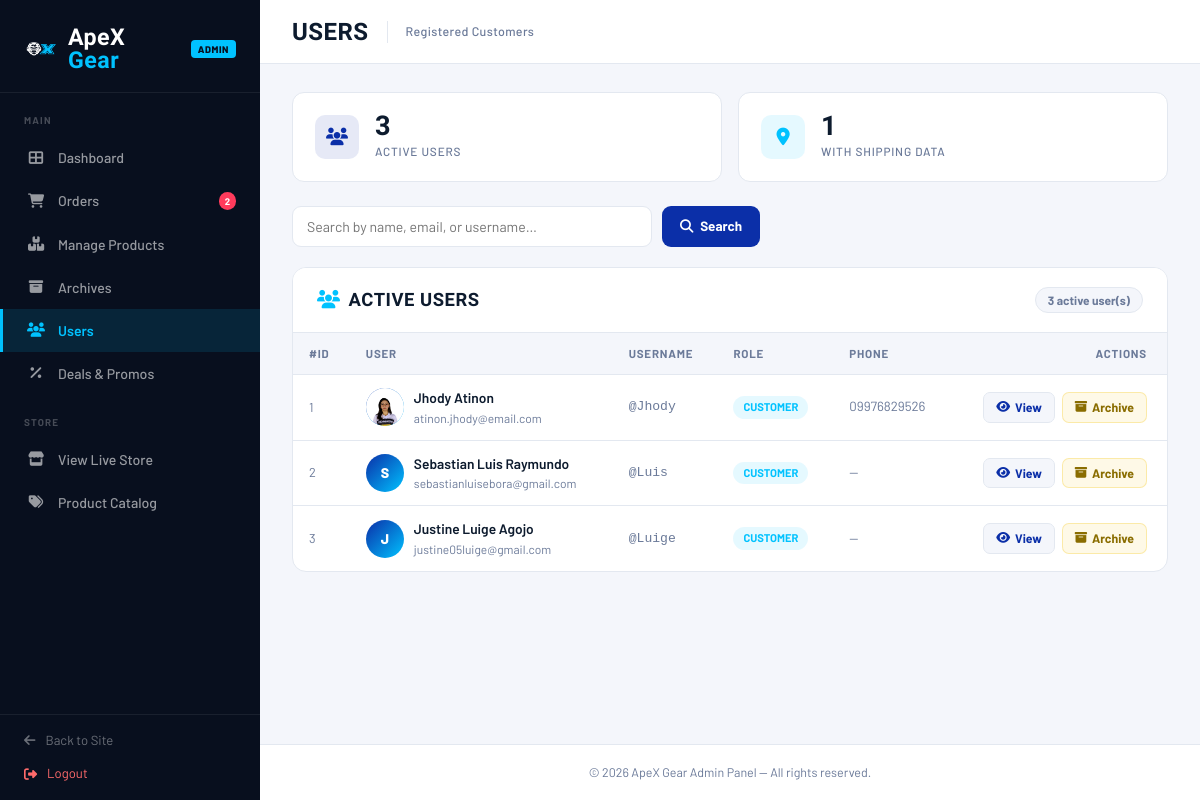
/admin/manage_users.php (signed in), run on the app's committed database.
### tables this page shows
CREATE TABLE `users_profiles_tbl` (
  `profile_id` int(11) NOT NULL,
  `user_id` int(11) NOT NULL,
  `bio` text DEFAULT NULL,
  `street_address` varchar(255) DEFAULT NULL,
  `city` varchar(100) DEFAULT NULL,
  `zip_code` varchar(20) DEFAULT NULL,
  `phone_number` varchar(20) DEFAULT NULL,
  `image_path` varchar(255) DEFAULT NULL
);

CREATE TABLE `users_tbl` (
  `user_id` int(11) NOT NULL,
  `first_name` varchar(50) NOT NULL,
  `last_name` varchar(50) NOT NULL,
  `m_name` varchar(50) DEFAULT NULL,
  `gender` varchar(20) DEFAULT NULL,
  `username` varchar(50) NOT NULL,
  `email` varchar(100) NOT NULL,
  `password` varchar(255) NOT NULL,
  `otp_code` int(6) DEFAULT NULL
);

### classes/Inventory.php (called while the page is built, shortened)
<?php
class Inventory
{
    public function getOrderItems($orderId)
    {
        $out = [];
        foreach ($_SESSION['fake_db']['order_items'] as $it) {
            if ((int)$it['order_id'] === (int)$orderId) $out[] = $it;
        }
        return $out;
    }
    public function getAllOrders(): array
    {
        $out = [];
        foreach ($_SESSION['fake_db']['orders'] as $ord) {
            $items   = $this->getOrderItems($ord['order_id']);
            $user    = $this->getUserById($ord['user_id'] ?? 0);
            $ordCopy = $ord;
            $ordCopy['id']             = $ord['order_id'];
            $ordCopy['total']          = $ord['total_amount'] ?? $ord['total'] ?? 0;
            $ordCopy['items']          = $items;
            $ordCopy['items_count']    = count($items);
            $ordCopy['customer_name']  = $user ? trim(($user['first_name'] ?? '') . ' ' . ($user['last_name'] ?? '')) ?: ($user['username'] ?? 'Guest') : ($ord['customer_name'] ?? 'Guest');
            $ordCopy['customer_email'] = $user['email'] ?? ($ord['email'] ?? '');
            $ordCopy['username']       = $user['username'] ?? ($ord['username'] ?? 'Guest');
            $ordCopy['email']          = $user['email']    ?? ($ord['email']    ?? '');
            $ordCopy['remarks']        = $ord['remarks']   ?? '';
            $ordCopy['updated_at']     = $ord['updated_at'] ?? null;
            $out[] = $ordCopy;
        }
        return $out;
    }
    public function getUserById($userId)
    {
        return null;
    }
}

### admin/manage_users.php (the view, shortened to what this page needs)
<?php
require_once __DIR__ . '/../classes/Inventory.php';
$inv = new Inventory();
$allOrders = $inv->getAllOrders();
$pendingOrders = count(array_filter($allOrders, fn($o) => strtolower($o['order_status'] ?? '') === 'on process'));
$db = new Database();
$conn = $db->getConnection();
$search = trim($_GET['q'] ?? '');
$query = "
    SELECT u.user_id, u.first_name, u.last_name, u.m_name, u.gender, u.username, u.email,
           p.bio, p.street_address, p.city, p.zip_code, p.phone_number, p.image_path
    FROM users_tbl u
    LEFT JOIN users_profiles_tbl p ON u.user_id = p.user_id
";
if ($search !== '') {
    $searchTerm = '%' . $search . '%';
    $query .= " WHERE u.first_name LIKE ? OR u.last_name LIKE ? OR u.username LIKE ? OR u.email LIKE ?";
    $stmt = $conn->prepare($query);
    $stmt->bind_param("ssss", $searchTerm, $searchTerm, $searchTerm, $searchTerm);
    $stmt->execute();
    $result = $stmt->get_result();
} else {
    $result = $conn->query($query);
}
$users = [];
while ($row = $result->fetch_assoc()) {
    $shipStmt = $conn->prepare("SELECT street_address, city, zip_code, phone_number FROM shipping_address_tbl WHERE user_id = ? ORDER BY address_id DESC LIMIT 1");
    $shipStmt->bind_param("i", $row['user_id']);
    $shipStmt->execute();
    $shipRes = $shipStmt->get_result();
    $row['shipping'] = $shipRes->fetch_assoc();
    $users[] = $row;
}
$userCount = count($users);
?>
<!DOCTYPE html>
<html lang="en">
<head>
    <link href="https://cdn.jsdelivr.net/npm/bootstrap@5.3.3/dist/css/bootstrap.min.css" rel="stylesheet">
    <link href="https://cdnjs.cloudflare.com/ajax/libs/font-awesome/6.5.0/css/all.min.css" rel="stylesheet">
    <link href="../assets/css/style.css" rel="stylesheet">
    <link href="../assets/css/admin-style.css" rel="stylesheet">
</head>
<body>
<aside class="sidebar" id="sidebar">
    <a href="../index.php" class="sidebar-brand">
        <img src="../assets/images/ApeX Logo.png" alt="ApeX Gear">
        <div class="sidebar-brand-text"><span class="t1">ApeX </span><span class="t2">Gear</span></div>
        <span class="sidebar-badge">Admin</span>
    </a>
    <nav class="sidebar-nav">
        <div class="sidebar-section-label">Main</div>
        <a href="apex26admin.php"><i class="fas fa-th-large"></i> Dashboard</a>
        <a href="manage_orders.php">
            <i class="fas fa-shopping-cart"></i> Orders
            <?php if ($pendingOrders > 0): ?><span class="nav-badge"><?php echo $pendingOrders; ?></span><?php endif; ?>
        </a>
        <a href="manage_products.php"><i class="fas fa-boxes"></i> Manage Products</a>
        <a href="manage_archives.php"><i class="fas fa-archive"></i> Archives</a>
        <a href="manage_users.php" class="active"><i class="fas fa-users"></i> Users</a>
        <a href="manage_deals.php"><i class="fas fa-percentage"></i> Deals &amp; Promos</a>
        <div class="sidebar-section-label">Store</div>
        <a href="../index.php" target="_blank"><i class="fas fa-store"></i> View Live Store</a>
        <a href="../index.php?page=products" target="_blank"><i class="fas fa-tags"></i> Product Catalog</a>
    </nav>
    <div class="sidebar-footer" style="display: flex; flex-direction: column; gap: 14px;">
        <a href="../index.php"><i class="fas fa-arrow-left"></i> Back to Site</a>
        <a href="admin_logout.php" style="color: #ff6b6b;"><i class="fas fa-sign-out-alt"></i> Logout</a>
    </div>
</aside>
<div class="main-wrap">
    <header class="topbar">
        <div class="topbar-left">
            <span class="topbar-title">Users</span>
            <span class="topbar-crumb">Registered Customers</span>
        </div>
    </header>
    <main class="page-body">
        <div class="stat-row">
            <div class="stat-card">
                <div class="stat-icon blue"><i class="fas fa-users"></i></div>
                <div><div class="stat-val"><?php echo $userCount; ?></div><div class="stat-lbl">Active Users</div></div>
            </div>
            <div class="stat-card">
                <div class="stat-icon cyan"><i class="fas fa-map-marker-alt"></i></div>
                <div><div class="stat-val"><?php echo count(array_filter($users, fn($u) => !empty($u['shipping']))); ?></div><div class="stat-lbl">With Shipping Data</div></div>
            </div>
        </div>
        <form method="GET" class="search-bar">
            <input type="text" name="q" class="search-input" placeholder="Search by name, email, or username…" value="<?php echo htmlspecialchars($search); ?>">
            <button type="submit" class="search-btn"><i class="fas fa-search me-1"></i> Search</button>
        </form>
        <div class="panel">
            <div class="panel-header">
                <span class="panel-title"><i class="fas fa-users me-2" style="color:var(--accent);"></i>Active Users</span>
                <span class="panel-count"><?php echo $userCount; ?> active user(s)</span>
            </div>
            <?php if (empty($users)): ?>
            <div class="empty-state">
                <i class="fas fa-user-slash"></i>
                <p><?php echo $search ? 'No users match your search.' : 'No registered users yet.'; ?></p>
            </div>
            <?php else: ?>
            <div style="overflow-x:auto;">
            <table class="tbl">
                <thead>
                    <tr>
                        <th>#ID</th>
                        <th>User</th>
                        <th>Username</th>
                        <th>Role</th>
                        <th>Phone</th>
                        <th style="text-align:right;padding-right:20px;">Actions</th>
                    </tr>
                </thead>
                <tbody>
                <?php foreach ($users as $u):
                    $fullName = trim(($u['first_name'] ?? '') . ' ' . ($u['last_name'] ?? ''));
                    $initial = strtoupper(substr($fullName ?: $u['username'], 0, 1));
                ?>
                    <tr onclick='openUserModal(<?php echo json_encode($u, JSON_HEX_APOS | JSON_HEX_QUOT); ?>)' title="Click to view details">
                        <td style="color:var(--text-muted);font-size:.8rem;"><?php echo $u['user_id']; ?></td>
                        <td>
                            <div style="display:flex;align-items:center;gap:10px;">
                                <div class="avatar">
                                    <?php if (!empty($u['image_path'])): ?>
                                        <img src="<?php echo str_starts_with($u['image_path'], 'http') ? htmlspecialchars($u['image_path']) : '../' . htmlspecialchars($u['image_path']); ?>" alt="Profile" style="width:100%;height:100%;object-fit:cover;">
                                    <?php else: ?>
                                        <?php echo $initial; ?>
                                    <?php endif; ?>
                                </div>
                                <div>
                                    <div class="user-name"><?php echo htmlspecialchars($fullName); ?></div>
                                    <div class="user-meta"><?php echo htmlspecialchars($u['email'] ?? ''); ?></div>
                                </div>
                            </div>
                        </td>
                        <td style="font-family:monospace;font-size:.82rem;color:var(--text-muted);">@<?php echo htmlspecialchars($u['username'] ?? '—'); ?></td>
                        <td><span class="role-pill">Customer</span></td>
                        <td style="color:var(--text-muted);font-size:.83rem;"><?php echo htmlspecialchars($u['phone_number'] ?? '—'); ?></td>
                        <td style="text-align:right;padding-right:20px;" onclick="event.stopPropagation()">
                            <button class="act-btn btn-view" onclick='openUserModal(<?php echo json_encode($u, JSON_HEX_APOS | JSON_HEX_QUOT); ?>)'>
                                <i class="fas fa-eye"></i> View
                            </button>
                            <form method="POST" style="display:inline;" onsubmit="return confirm('Archive this user? They will be moved to the archives and can no longer log in.');">
                                <button type="submit" class="act-btn btn-archive ms-1"><i class="fas fa-archive"></i> Archive</button>
                            </form>
                        </td>
                    </tr>
                <?php endforeach; ?>
                </tbody>
            </table>
            </div>
            <?php endif; ?>
        </div>
    </main>
    <footer style="padding:18px 32px;border-top:1px solid var(--border);background:var(--card-bg);text-align:center;">
        <p style="font-size:.78rem;color:var(--text-muted);margin:0;">© 2026 ApeX Gear Admin Panel — All rights reserved.</p>
    </footer>
</div>
</body>
</html>

### assets/css/style.css (style rules this page uses)
:root { --apex-blue: #0b2fa8; --apex-blue-mid: #1549d4; --apex-blue-lt: #2d6be4; --apex-accent: #00c2ff; --apex-dark: #060f2e; --apex-white: #ffffff; --apex-grey: #f0f4ff; --apex-border: #d0daf8; --apex-text: #1a1f3c; --apex-muted: #6b78a8; --nav-h: 64px; }
*, *::before, *::after { box-sizing: border-box; margin: 0; padding: 0; }
body { font-family: 'Barlow', sans-serif; color: var(--apex-text); background: var(--apex-white); display: flex; flex-direction: column; min-height: 100vh; }
.topbar { background: var(--apex-dark); color: #a0b0d8; font-size: .78rem; padding: 6px 0; letter-spacing: .03em; }
.stat-lbl { font-size: .72rem; font-weight: 600; letter-spacing: .12em; text-transform: uppercase; color: rgba(255, 255, 255, .6); margin-top: 2px; }
footer { background: var(--apex-dark); padding: 56px 0 0; color: rgba(255, 255, 255, .55); margin-top: auto; }

### data on the page
users_profiles_tbl: user.user_id "1", image_path (picture), user.last_name "Jhody Atinon", user.email "atinon.jhody@email.com", user.username "Jhody", phone_number "09976829526"
users_tbl: user_id "2", initial "S", fullName "Sebastian Luis Raymundo", email "sebastianluisebora@gmail.com", username "Luis", phone_number "—"
users_tbl: user_id "3", initial "J", fullName "Justine Luige Agojo", email "justine05luige@gmail.com", username "Luige", phone_number "—"

### other printed values
$pendingOrders "2"
$userCount "3"
count(array_filter($users, fn($u) => !empty($u['shipping']))) "1"
